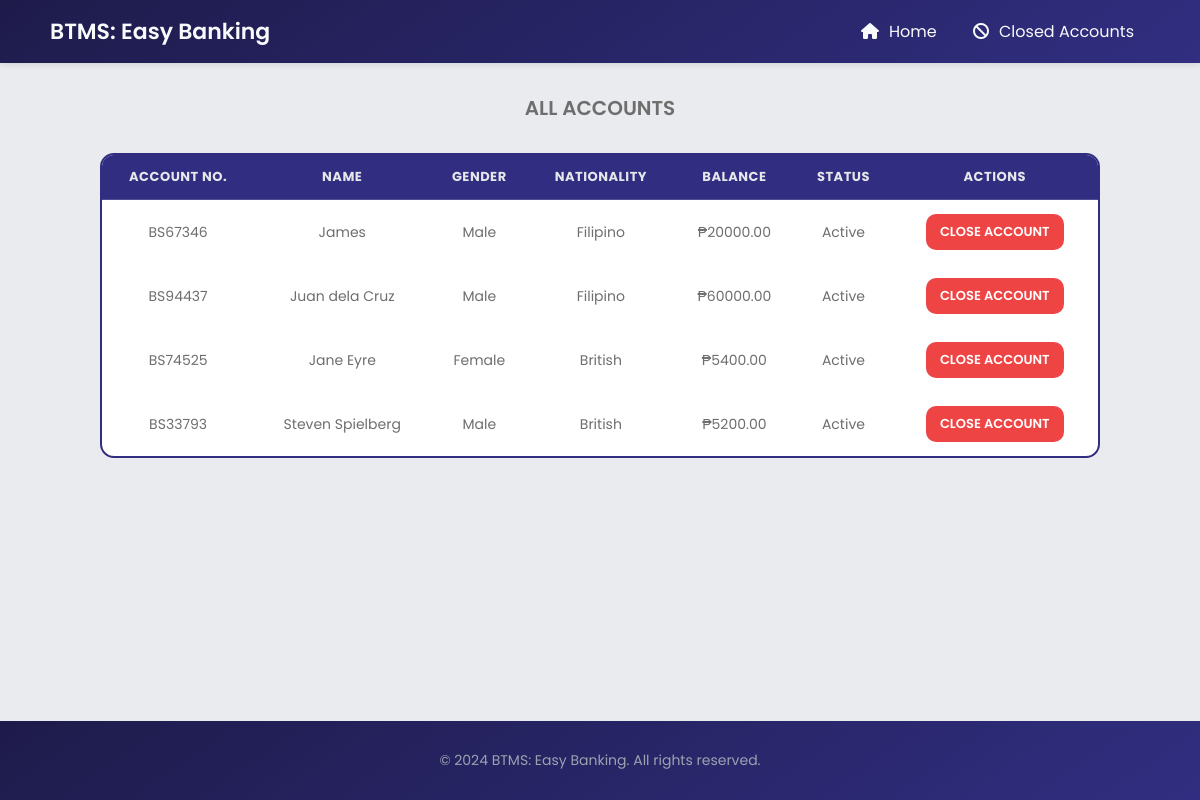
Screenshot of /accounts with the database file from the repository.
### tables this page shows
CREATE TABLE accounts (
            id INTEGER PRIMARY KEY AUTOINCREMENT,
            account_number TEXT UNIQUE,
            name TEXT NOT NULL,
            gender TEXT,
            nationality TEXT,
            balance REAL NOT NULL DEFAULT 0.0,
            status INTEGER NOT NULL DEFAULT 1,
            created_at TEXT
        );

### app.py (the view)
@app.route('/accounts')
def all_accounts():
    conn = get_db_connection()
    accounts = conn.execute('SELECT * FROM accounts WHERE status = 1 ORDER BY id DESC').fetchall()
    conn.close()
    return render_template('all_accounts.html', accounts=accounts)

### app.py (called while the page is built)
def get_db_connection():
    conn = sqlite3.connect(DB)
    conn.row_factory = sqlite3.Row
    return conn

### templates/all_accounts.html (shortened to what this page needs)
<!DOCTYPE html>
<html lang="en">
<head>
  <link rel="stylesheet" href="{{ url_for('static', filename='style.css') }}">
  <link rel="stylesheet" href="https://cdnjs.cloudflare.com/ajax/libs/font-awesome/6.5.0/css/all.min.css">
</head>
<body>
  <header class="navbar">
    <div class="navbar-left">
      <h1>BTMS: Easy Banking</h1>
    </div>
    <div class="navbar-right">
      <a class="home-btn" href="{{ url_for('index') }}"><i class="fas fa-home"></i>Home</a>
      <a class="home-btn" href="{{ url_for('closed_accounts') }}"><i class="fas fa-ban"></i>Closed Accounts</a>
    </div>
  </header>
  <main class="container">
    <section class="center">
      <h3>ALL ACCOUNTS</h3>
    </section>
    <div class="table-wrapper">
      <table class="styled-table">
        <thead>
          <tr>
            <th>Account No.</th>
            <th>Name</th>
            <th>Gender</th>
            <th>Nationality</th>
            <th>Balance</th>
            <th>Status</th>
            <th>Actions</th>
          </tr>
        </thead>
        <tbody>
          {% for acc in accounts %}
          <tr>
            <td>{{ acc['account_number'] }}</td>
            <td>{{ acc['name'] }}</td>
            <td>{{ acc['gender'] }}</td>
            <td>{{ acc['nationality'] }}</td>
            <td>₱{{ "%.2f"|format(acc['balance']) }}</td>
            <td>{{ 'Active' if acc['status'] == 1 else 'Closed' }}</td>
            <td>
              {% if acc['status'] == 1 %}
                <form action="{{ url_for('close_account', account_number=acc['account_number']) }}" method="POST" style="display:inline;">
                  <button type="submit" class="table-btn danger">CLOSE ACCOUNT</button>
                </form>
              {% else %}
                Closed
              {% endif %}
            </td>
          </tr>
          {% endfor %}
        </tbody>
      </table>
    </div>
  </main>
  <footer>
    <p>&copy; 2024 BTMS: Easy Banking. All rights reserved.</p>
  </footer>
</body>
</html>

### static/style.css (style rules this page uses)
:root { --primary: #6F00FF; --primary-dark: #5a00cc; --maroon-text: #8C1007; --text-light: #F9FAFB; --text-dark: #6e6e6e; --main-bg: #eaebee; --card-bg: #FFFFFF; }
html, body { height: 100%; width: 100%; margin: 0; font-family: 'Poppins', sans-serif; background: var(--main-bg); color: #111827; display: flex; flex-direction: column; }
main { flex: 1; width: 100%; }
.navbar { position: sticky; top: 0; z-index: 1000; display: flex; justify-content: space-between; align-items: center; background: linear-gradient(145deg, #1e1b4b, #312e81); padding: 15px 50px; box-shadow: 0 2px 6px rgba(0,0,0,0.1); }
.navbar h1 { margin: 0; font-size: 22px; font-weight: 600; color: var(--text-light); }
.navbar .home-btn { color: var(--text-light); padding: 8px 16px; border-radius: 8px; text-decoration: none; font-weight: 400; transition: background 0.2s ease, color 0.2s ease; font-family: 'Poppins', sans-serif; }
.home-btn i { margin-right: 10px; }
.container { max-width: 1100px; margin: auto; padding: 10px; }
.center { text-align: center; }
.center h3 { margin-bottom: 10px; color: var(--text-dark); font-weight: 600; font-size: 20px; }
footer { margin-top: auto; background: linear-gradient(145deg, #1e1b4b, #312e81); color: #fff; text-align: center; padding: 15px 0; font-size: 14px; }
.table-wrapper { margin: 30px auto; max-width: 1000px; overflow-x: auto; }
.styled-table { width: 100%; border-collapse: separate; border-spacing: 0; background: var(--card-bg); border-radius: 14px; overflow: hidden; border: 2px solid #312e81; color: #fff; }
.styled-table th { background: #312e81; color: #e5e7eb; text-transform: uppercase; font-size: 13px; letter-spacing: 0.5px; padding: 12px; border-bottom: 1px solid rgba(255, 255, 255, 0.15); }
.styled-table td { font-size: 14px; padding: 12px; text-align: center; color: var(--text-dark); }
.styled-table tr:last-child td { border-bottom: none; }
.table-btn { display: inline-block; padding: 8px 14px; margin: 2px; border-radius: 10px; font-size: 13px; font-weight: 600; text-decoration: none; border: none; cursor: pointer; background: #ef4444; color: #fff; transition: all 0.2s ease; font-family: 'Poppins', sans-serif; }
footer { text-align: center; color: #9ca3af; font-size: 14px; margin-top: 40px; }
footer { margin-top: auto; }

### rows the page displays
accounts: account_number "BS67346", name "James", gender "Male", nationality "Filipino", balance "20000.00", status "Active"
accounts: account_number "BS94437", name "Juan dela Cruz", gender "Male", nationality "Filipino", balance "60000.00", status "Active"
accounts: account_number "BS74525", name "Jane Eyre", gender "Female", nationality "British", balance "5400.00", status "Active"
accounts: account_number "BS33793", name "Steven Spielberg", gender "Male", nationality "British", balance "5200.00", status "Active"
